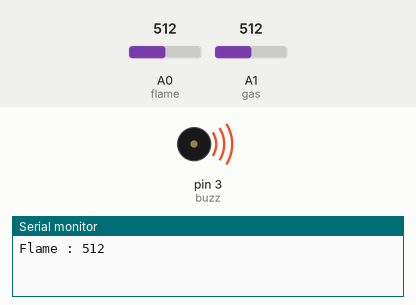
This sketch was run on a simulated Arduino Uno, built with avr-gcc and run on an emulated ATmega328P. Shown: buzzer (waves = sounding), the last lines printed to the serial monitor. Inputs (shaded band) come from the test bench; at power-on: A0 (flame) = 512, A1 (gas) = 512.

Above: at 1.2 s.
1.3 s: A0 (flame) set to 910
11.0 s: A1 (gas) set to 485
At 12.2 s:
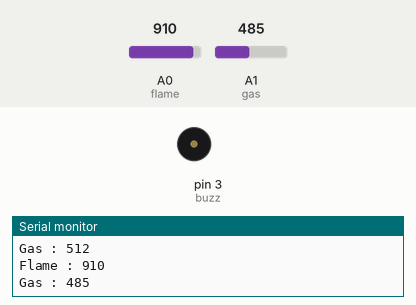
13.0 s: A1 (gas) set to 510
At 13.4 s:
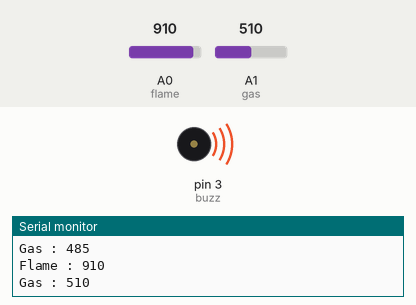
22.0 s: A1 (gas) set to 490
At 23.1 s:
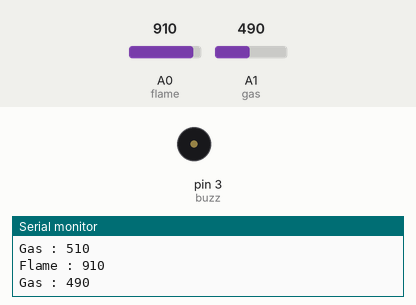
24.0 s: A1 (gas) set to 511
At 24.3 s:
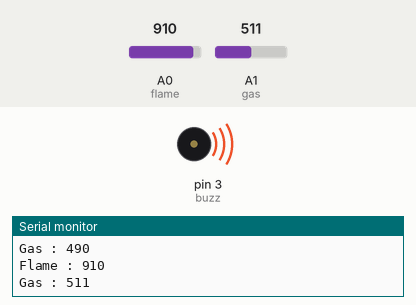
Timing chart, 0 to 34.0 s (numbered marks = the images above; inputs shaded):
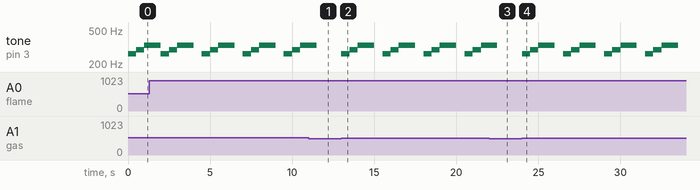

Measured:
- the behaviour switches between 500 and 499 on A1 (gas) (found by bisection; images 0 and 1)
- after the input at 11.0 s, tone on pin 3 (buzz): goes on until 11.5 s, then stays silent
- after the input at 13.0 s, tone on pin 3 (buzz): silent → 262 Hz at once, then repeats every 2.5 s: 294 Hz 0.50 s, 330 Hz 1.0 s, silent 0.50 s, 262 Hz 0.50 s
- after the input at 22.0 s, tone on pin 3 (buzz): goes on until 22.5 s, then stays silent
- after the input at 24.0 s, tone on pin 3 (buzz): silent → 262 Hz at once, then repeats every 2.5 s: 294 Hz 0.50 s, 330 Hz 1.0 s, silent 0.50 s, 262 Hz 0.50 s
- by itself, tone on pin 3 (buzz): repeats every 2.5 s: 294 Hz 0.50 s, 330 Hz 1.0 s, silent 0.50 s, 262 Hz 0.50 s

The sketch:

beacon_slave.ino
```cpp
//slave beacon 3개에 업로드할 코드.

#include <SoftwareSerial.h>
const int flame = A0;
const int gas = A1;
int buzz = 3;

int flameValue = 0;
int gasValue = 0;
char incommingMsg;
//블루투스 모듈 설정 TX, RX
SoftwareSerial HM10(9,10);

void setup()
{

  Serial.begin(9600);
  HM10.begin(9600);
  pinMode(buzz, OUTPUT);
  pinMode(flame, INPUT);
  pinMode(gas, INPUT);
}

void loop()
{
////////////////////////////////////////////////////////////////////
//    HM-10 블루투스 모듈과 시리얼모니터로 AT 통신하게 해주는 코드.     //
///////////////////////////////////////////////////////////////////

  //incommingMsg로 읽은 글자를 inData에 이어붙여 스트링 만들고
  //inDataBuf의 char형 포인터에 담아 HM10에 한번에 write함.
  String inData = "";
  char* inDataBuf = 0;
  while(Serial.available()){
    incommingMsg = Serial.read();
    inData = inData + incommingMsg;
  }
  inDataBuf = (char*)malloc(sizeof(char)*inData.length()+1);
  inData.toCharArray(inDataBuf, inData.length()+1);
  HM10.write(inDataBuf);
  while(HM10.available()){
    Serial.write(HM10.read());
  }


/////////////////////////////////////////////////////////////////
//        불꽃, 가스 감지해서 부저로 소리 내는 코드.                //
//        (가스 테스트 끝나면 불꽃 세기+가스 세기 if문 합쳐야 함. )  //
/////////////////////////////////////////////////////////////////

  //불꽃감지센서 read
  flameValue = analogRead(flame);
  printValue("Flame", flameValue);

  //불꽃 세기와 flameValue가 반비례함.
  //불꽃이 900 이하 감지되면 부저에서 도레미 음 출력.
  if (flameValue <= 900)
  {
    tone(3, 262);
    delay(500);
    tone(3, 294);
    delay(500);
    tone(3,330);
    delay(500);
  }
  else
  {
    noTone(3);
  }
  delay(500);


  //가스누출 감지센서 read
  gasValue = analogRead(gas);
  printValue("Gas", gasValue);
  //가스 테스트는 못 해봄.
  // 가스 500 이상 감지되면 부저에서 도레미 음 출력.
  if (gasValue >= 500)
  {
    tone(3, 262);
    delay(500);
    tone(3, 294);
    delay(500);
    tone(3,330);
    delay(500);
  }
  delay(500);
  Serial.flush();

}

//////////////////////////////////////////////////////
//    변수 내부 값 시리얼모니터로 출력해주는 함수.       //
/////////////////////////////////////////////////////
void printValue(String tag, int value){
    Serial.print(tag + " : ");
    Serial.println(value);
}
```
